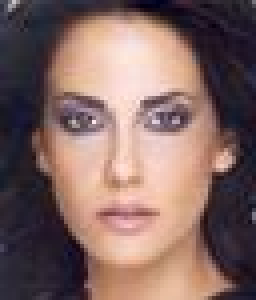
%> input picture ex06/andre/face1.jpg, 64 x 75 px (shown 4 times larger)
$ octave ex2_image.m   (GNU Octave 9; MATLAB toolbox functions it lacks are replaced by stand-ins)
%> lines starting %> are read from the running program, lines starting %| are printed output that depends on the picture
### ex06/andre/integral.m
function [ J ] = integral( I )

I=double(I);

%init new image
J = double(zeros(size(I)));

%calculate first row and first column
J(1,1) = I(1,1);

for i = 2:size(I,1)
    J(i,1) = J(i-1,1)+I(i,1);
end

for j = 2:size(I,2)
    J(1,j) = J(1,j-1)+I(1,j);
end

%calculate the rest of the image
for i = 2:size(I,1)
    for j = 2:size(I,2)
        J(i,j) = J(i-1,j)+J(i,j-1)-J(i-1,j-1)+I(i,j);
    end
end

end

### ex06/andre/ex2_image.m
clear;
clc;
close all;

%%
s=19;
sigma = 1;

for f = {'face1.jpg','face2.jpg','face3.jpg'}

    figure;
    I = double(rgb2gray(imread(f{1})));
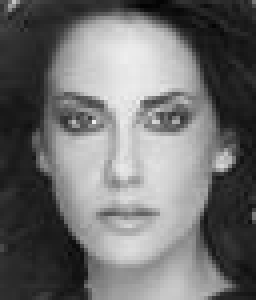
%> I: size 75x64 double (shown 4 times larger); min 3, max 238, mean 110.8

    load('Classifiers.mat');
    HF = HaarFeatures(classifiers(:,2:size(classifiers,2)));

    maxX = 0;

    It = I;
    while s <= min(size(It));
        %figure;
        %imagesc(It), hold on, colormap gray, axis equal tight;

        Ii = integral(It);
        tmp = zeros(size(Ii));
        for i = 1:size(Ii,1)-s+1
            for j = 1:size(Ii,2)-s+1
                x = HF.HaarFeaturesCompute(Ii(i:i+s-1,j:j+s-1),1);
                tmp(i,j) = x;
                if(x > maxX)
                    maxX = x;
                    close;
                    figure;
                    imagesc(It), colormap gray, axis equal tight, hold on;
                    plot([j; j; j+round(s); j+round(s); j],[i; i+round(s); i+round(s); i; i]);
                    %drawnow();
                elseif(x == maxX)
                    plot([j; j; j+round(s); j+round(s); j],[i; i+round(s); i+round(s); i; i]);
                end

            end
        end
        %figure;
        %imagesc(tmp);
        It = imfilter(It,fspecial('gaussian',floor(3.7*sigma),sigma));
        It = It(1:2:size(It,1),1:2:size(It,2));
    end
%> this loop made 2 passes
%> pass 1, `Ii = integral(It);`:
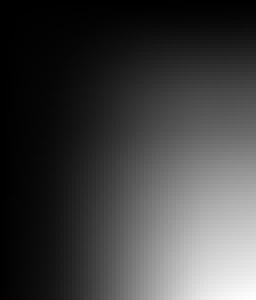
%> Ii: size 75x64 double (shown 4 times larger); min 76, max 531767, mean 134710.5; drawn with min black and max white
%> pass 1, `It = imfilter(It,fspecial('gaussian',floor(3.7*sigma),sigma));`:
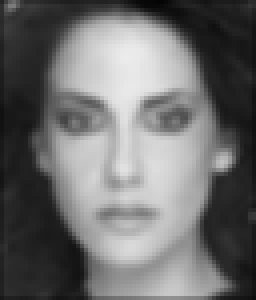
%> It: size 75x64 double (shown 4 times larger); min 4.88, max 236.3, mean 109.9
%> pass 1, `It = It(1:2:size(It,1),1:2:size(It,2));`:
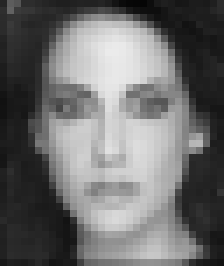
%> It: size 38x32 double (shown 7 times larger); min 5.71, max 235.5, mean 108.9
%> after the loop:
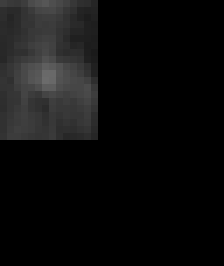
%> tmp: size 38x32 double (shown 7 times larger); min 0, max 107, mean 12.9
%> after the loop, maxX = 107
%> after the loop:
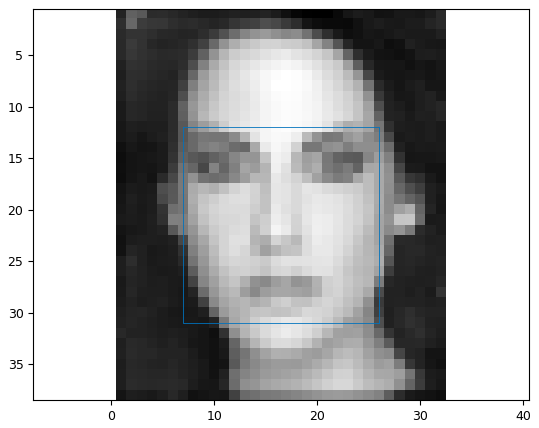
%> figure redrawn from the program's plot data

    %plot([maxJ; maxJ; maxJ+maxS; maxJ+maxS; maxJ],[maxI; maxI+maxS; maxI+maxS; maxI; maxI]);


end
%> pass 2 of the loop `for f = {'face1.jpg','face2.jpg','face3.jpg'}`:
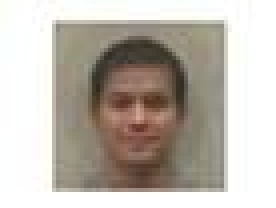
%> input picture ex06/andre/face2.jpg, 69 x 52 px (shown 4 times larger)
%> `I = double(rgb2gray(imread(f{1})));`:
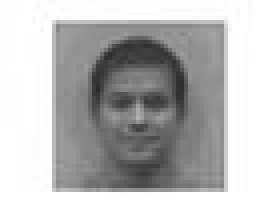
%> I: size 52x69 double (shown 4 times larger); min 41, max 255, mean 186.6
%> (the run ends here)
